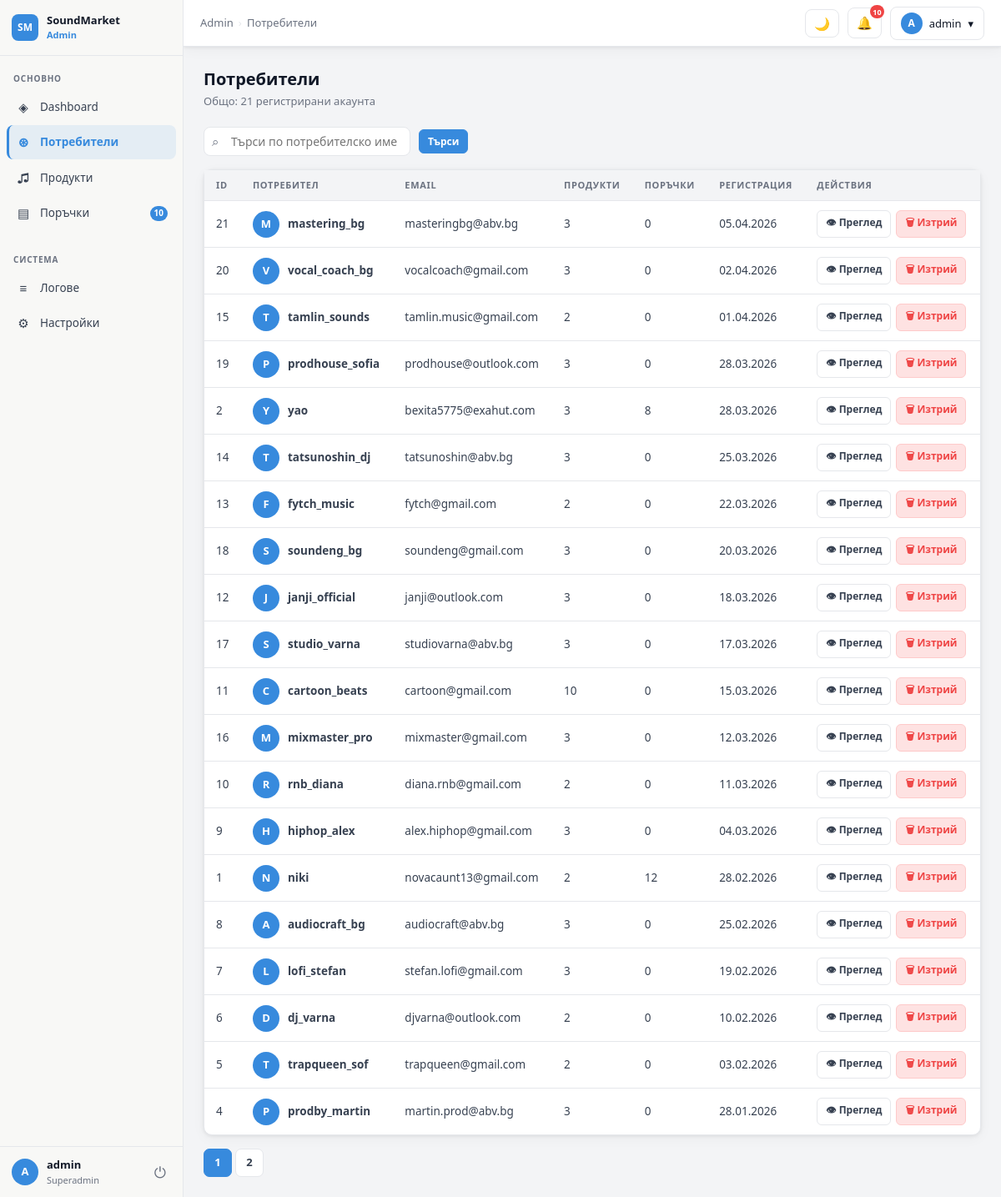
The app's page /admin/users.php (signed in) with its own data.
### tables this page shows
CREATE TABLE `users` (
  `id` int(11) NOT NULL,
  `username` varchar(50) NOT NULL,
  `email` varchar(120) NOT NULL,
  `password_hash` varchar(255) NOT NULL,
  `created_at` timestamp NOT NULL DEFAULT current_timestamp(),
  `display_name` varchar(100) DEFAULT NULL,
  `bio` text DEFAULT NULL,
  `location` varchar(100) DEFAULT NULL,
  `website` varchar(255) DEFAULT NULL,
  `instagram` varchar(100) DEFAULT NULL,
  `soundcloud` varchar(100) DEFAULT NULL,
  `youtube` varchar(100) DEFAULT NULL,
  `avatar_path` varchar(255) DEFAULT NULL,
  `banner_path` varchar(255) DEFAULT NULL,
  `genre_tags` varchar(255) DEFAULT NULL
);

### admin/users.php (the view, shortened to what this page needs)
<?php
require_once __DIR__ . '/includes/functions.php';
$pdo = admin_db();
$search  = trim((string)($_GET['q']   ?? ''));
$page    = max(1, (int)($_GET['page'] ?? 1));
$per_page = 20;
$like = '%' . $search . '%';
$cnt_stmt = $pdo->prepare("SELECT COUNT(*) FROM users WHERE username LIKE ? OR email LIKE ?");
$cnt_stmt->execute([$like, $like]);
$total = (int)$cnt_stmt->fetchColumn();
$pg     = paginate($total, $page, $per_page);
$offset = $pg['offset'];
$stmt = $pdo->prepare("
    SELECT u.id, u.username, u.email, u.created_at,
           (SELECT COUNT(*) FROM products p WHERE p.owner_id = u.id) AS product_count,
           (SELECT COUNT(*) FROM orders   o WHERE o.user_id   = u.id) AS order_count
    FROM users u
    WHERE u.username LIKE ? OR u.email LIKE ?
    ORDER BY u.created_at DESC
    LIMIT ? OFFSET ?
");
$stmt->execute([$like, $like, $per_page, $offset]);
$users = $stmt->fetchAll();
require __DIR__ . '/includes/header.php';
?>
<div class="page-header">
  <div>
    <h1>Потребители</h1>
    <p>Общо: <?= $total ?> регистрирани акаунта</p>
  </div>
</div>
<form method="get" class="filters-bar mb-16">
  <div class="search-box">
    <input name="q" type="text" value="<?= h($search) ?>"
           placeholder="Търси по потребителско име или email…">
  </div>
  <button type="submit" class="btn btn-primary btn-sm">Търси</button>
</form>
<div class="card">
  <div class="table-wrap">
    <table class="data-table">
      <thead>
        <tr>
          <th>ID</th>
          <th>Потребител</th>
          <th>Email</th>
          <th>Продукти</th>
          <th>Поръчки</th>
          <th>Регистрация</th>
          <th>Действия</th>
        </tr>
      </thead>
      <tbody>
        <?php if (!$users): ?>
          <tr><td colspan="7">
            <div class="empty-state"><div class="es-icon">👥</div><p>Няма намерени потребители.</p></div>
          </td></tr>
        <?php else: ?>
          <?php foreach ($users as $u): ?>
            <tr>
              <td class="text-muted"><?= (int)$u['id'] ?></td>
              <td>
                <div style="display:flex;align-items:center;gap:10px;">
                  <span style="width:32px;height:32px;border-radius:50%;background:var(--accent);color:#fff;display:grid;place-items:center;font-weight:700;font-size:13px;flex-shrink:0;">
                    <?= h(strtoupper(substr($u['username'], 0, 1))) ?>
                  </span>
                  <span class="fw-700"><?= h($u['username']) ?></span>
                </div>
              </td>
              <td class="text-muted"><?= h($u['email']) ?></td>
              <td><?= (int)$u['product_count'] ?></td>
              <td><?= (int)$u['order_count'] ?></td>
              <td class="text-muted"><?= h(date('d.m.Y', strtotime($u['created_at']))) ?></td>
              <td>
                <div style="display:flex;gap:6px;">
                  <button class="btn btn-sm" data-modal-open="<?= (int)$u['id'] ?>">
                    👁 Преглед
                  </button>
                  <form method="post" style="margin:0;">
                    <button type="submit" class="btn btn-sm btn-danger"
                            data-confirm="Изтрий потребител «<?= h($u['username']) ?>»? Всички негови продукти и поръчки ще бъдат изтрити!">
                      🗑 Изтрий
                    </button>
                  </form>
                </div>
              </td>
            </tr>
          <?php endforeach; ?>
        <?php endif; ?>
      </tbody>
    </table>
  </div>
</div>
<?= pagination_links($pg['total_pages'], $pg['page'],
    'users.php?q=' . urlencode($search) . '&page=%d') ?>
<?php require __DIR__ . '/includes/footer.php'; ?>

### admin/assets/style.css (style rules this page uses)
:root { --sidebar-w: 220px; --topbar-h: 56px; --accent: #378ADD; --accent-dark: #2a6db5; --accent-bg: rgba(55,138,221,.10); --bg: #f3f4f6; --surface: #ffffff; --sidebar-bg: #f8f8f6; --topbar-bg: #ffffff; --border: #e5e7eb; --text: #111827; --text-2: #374151; --text-muted: #6b7280; --hover: #f1f5f9; --danger: #ef4444; --danger-bg: #fee2e2; --success: #16a34a; --radius: 10px; --shadow: 0 1px 4px rgba(0,0,0,.08), 0 4px 16px rgba(0,0,0,.04); }
*, *::before, *::after { box-sizing: border-box; margin: 0; padding: 0; }
body { font-family: system-ui, -apple-system, 'Segoe UI', sans-serif; font-size: 14px; background: var(--bg); color: var(--text); line-height: 1.5; }
button { font-family: inherit; cursor: pointer; }
.admin-body { display: flex; min-height: 100vh; }
.card { background: var(--surface); border: 1px solid var(--border); border-radius: var(--radius); box-shadow: var(--shadow); }
.table-wrap { overflow-x: auto; }
table.data-table { width: 100%; border-collapse: collapse; font-size: 13.5px; }
.data-table th { background: var(--bg); padding: 10px 14px; text-align: left; font-size: 11px; font-weight: 700; text-transform: uppercase; letter-spacing: .06em; color: var(--text-muted); white-space: nowrap; border-bottom: 1px solid var(--border); position: sticky; top: 0; z-index: 1; }
.data-table td { padding: 11px 14px; border-bottom: 1px solid var(--border); vertical-align: middle; color: var(--text-2); }
.data-table tr:last-child td { border-bottom: none; }
.data-table tbody tr { transition: background .12s; }
.btn { display: inline-flex; align-items: center; gap: 6px; padding: 8px 16px; border-radius: 8px; font-size: 13px; font-weight: 600; border: 1px solid var(--border); background: var(--surface); color: var(--text-2); cursor: pointer; transition: background .15s, border-color .15s; text-decoration: none; white-space: nowrap; }
.btn-primary { background: var(--accent); color: #fff; border-color: var(--accent); }
.btn-danger { background: var(--danger-bg); color: var(--danger); border-color: #fecaca; }
.btn-sm { padding: 5px 10px; font-size: 12px; border-radius: 6px; }
input[type="text"], input[type="email"], input[type="password"], input[type="number"], select, textarea { width: 100%; padding: 9px 12px; background: var(--surface); border: 1px solid var(--border); border-radius: 8px; color: var(--text); font-size: 14px; font-family: inherit; transition: border-color .15s, box-shadow .15s; }
.page-header { display: flex; align-items: center; justify-content: space-between; flex-wrap: wrap; gap: 12px; margin-bottom: 20px; }
.page-header h1 { font-size: 20px; font-weight: 800; }
.page-header p { font-size: 13px; color: var(--text-muted); margin-top: 2px; }
.filters-bar { display: flex; align-items: center; gap: 10px; flex-wrap: wrap; margin-bottom: 16px; }
.filters-bar input, .filters-bar select { width: auto; min-width: 180px; padding: 7px 12px; }
.search-box { position: relative; }
.search-box input { padding-left: 32px; }
.search-box::before { content: "⌕"; position: absolute; left: 10px; top: 50%; transform: translateY(-50%); color: var(--text-muted); font-size: 15px; }
.text-muted { color: var(--text-muted); }
.fw-700 { font-weight: 700; }
.mb-16 { margin-bottom: 16px; }

### records on screen
users: id "21", username "M", username "mastering_bg", email "masteringbg@abv.bg", product_count "3", order_count "0", created_at "05.04.2026"
users: id "20", username "V", username "vocal_coach_bg", email "vocalcoach@gmail.com", product_count "3", order_count "0", created_at "02.04.2026"
users: id "15", username "T", username "tamlin_sounds", email "tamlin.music@gmail.com", product_count "2", order_count "0", created_at "01.04.2026"
users: id "19", username "P", username "prodhouse_sofia", email "prodhouse@outlook.com", product_count "3", order_count "0", created_at "28.03.2026"
users: id "2", username "Y", username "yao", email "bexita5775@exahut.com", product_count "3", order_count "8", created_at "28.03.2026"
users: id "14", username "T", username "tatsunoshin_dj", email "tatsunoshin@abv.bg", product_count "3", order_count "0", created_at "25.03.2026"
users: id "13", username "F", username "fytch_music", email "fytch@gmail.com", product_count "2", order_count "0", created_at "22.03.2026"
users: id "18", username "S", username "soundeng_bg", email "soundeng@gmail.com", product_count "3", order_count "0", created_at "20.03.2026"
users: id "12", username "J", username "janji_official", email "janji@outlook.com", product_count "3", order_count "0", created_at "18.03.2026"
users: id "17", username "S", username "studio_varna", email "studiovarna@abv.bg", product_count "3", order_count "0", created_at "17.03.2026"
users: id "11", username "C", username "cartoon_beats", email "cartoon@gmail.com", product_count "10", order_count "0", created_at "15.03.2026"
users: id "16", username "M", username "mixmaster_pro", email "mixmaster@gmail.com", product_count "3", order_count "0", created_at "12.03.2026"
users: id "10", username "R", username "rnb_diana", email "diana.rnb@gmail.com", product_count "2", order_count "0", created_at "11.03.2026"
users: id "9", username "H", username "hiphop_alex", email "alex.hiphop@gmail.com", product_count "3", order_count "0", created_at "04.03.2026"
users: id "1", username "N", username "niki", email "novacaunt13@gmail.com", product_count "2", order_count "12", created_at "28.02.2026"
users: id "8", username "A", username "audiocraft_bg", email "audiocraft@abv.bg", product_count "3", order_count "0", created_at "25.02.2026"
users: id "7", username "L", username "lofi_stefan", email "stefan.lofi@gmail.com", product_count "3", order_count "0", created_at "19.02.2026"
users: id "6", username "D", username "dj_varna", email "djvarna@outlook.com", product_count "2", order_count "0", created_at "10.02.2026"
users: id "5", username "T", username "trapqueen_sof", email "trapqueen@gmail.com", product_count "2", order_count "0", created_at "03.02.2026"
users: id "4", username "P", username "prodby_martin", email "martin.prod@abv.bg", product_count "3", order_count "0", created_at "28.01.2026"

### other values on screen
$icon "◈ ⊛ ♫ ▤ ≡ ⚙"
$label "Dashboard Потребители Продукти Поръчки Логове Настройки"
$badge "10"
substr(admin_username(), 0, 1) "A"
admin_username() "admin"
admin_role() "Superadmin"
$_breadcrumb "Потребители"
$_notif "10"
$total "21"
